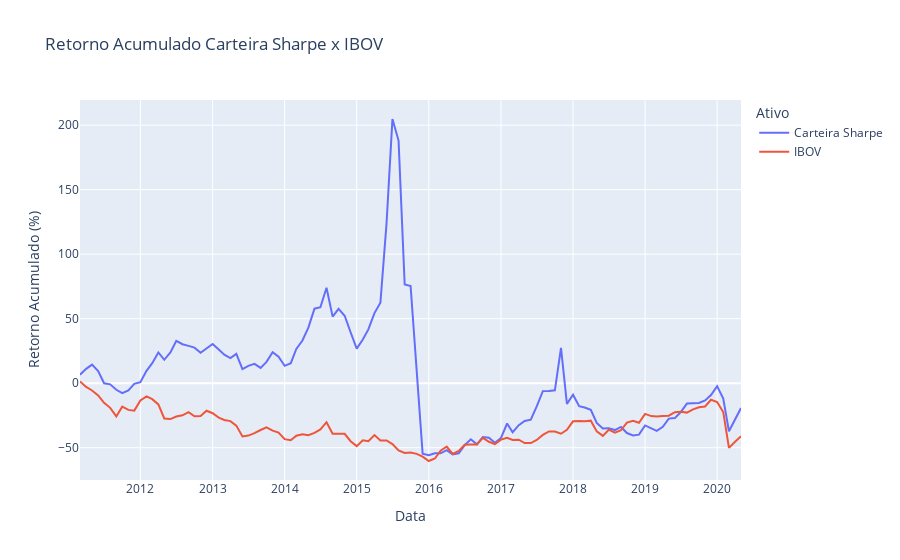

The code cell stored with this chart in its notebook:
### Code cell
fig2 = px.line(df_plot2,
             title="Retorno Acumulado Carteira Sharpe x IBOV",
             labels={
                 "variable": "Ativo",  "value": "Retorno Acumulado (%)"
             })
fig2.show()
